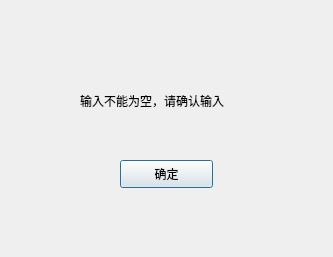
<?xml version="1.0" encoding="UTF-8"?>
<ui version="4.0">
 <class>warning</class>
 <widget class="QDialog" name="warning">
  <property name="geometry">
   <rect>
    <x>0</x>
    <y>0</y>
    <width>333</width>
    <height>257</height>
   </rect>
  </property>
  <property name="windowTitle">
   <string>警告</string>
  </property>
  <widget class="QPushButton" name="pushButton">
   <property name="geometry">
    <rect>
     <x>120</x>
     <y>160</y>
     <width>93</width>
     <height>28</height>
    </rect>
   </property>
   <property name="text">
    <string>确定</string>
   </property>
  </widget>
  <widget class="QLabel" name="label">
   <property name="geometry">
    <rect>
     <x>80</x>
     <y>70</y>
     <width>211</width>
     <height>61</height>
    </rect>
   </property>
   <property name="text">
    <string>输入不能为空，请确认输入</string>
   </property>
  </widget>
 </widget>
 <resources/>
 <connections/>
</ui>
